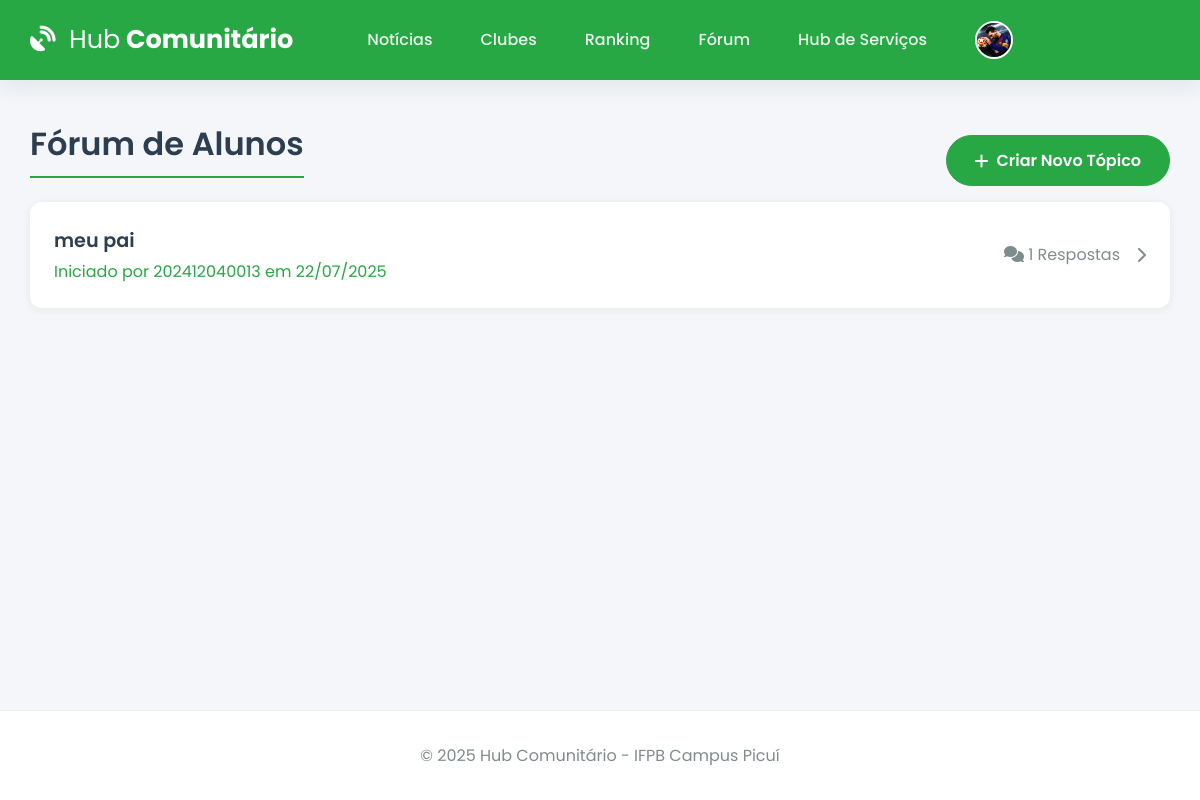
The page /forum (signed in) on the database its author committed.
### app.py (models this page shows, shortened)
class User(db.Model):
    id = db.Column(db.Integer, primary_key=True)
    email = db.Column(db.String(120), unique=True, nullable=False)
    username = db.Column(db.String(12), unique=True, nullable=False)
    password_hash = db.Column(db.String(256), nullable=False)
    image_file = db.Column(db.String(100), nullable=False, default='default.jpg')
    eventos_inscritos = db.relationship('Evento', secondary=inscricao_evento_tabela, back_populates='alunos_inscritos', lazy='dynamic')
    clubes_membro = db.relationship('Clube', secondary=membros_clube_tabela, back_populates='membros', lazy='dynamic')
    topicos_criados = db.relationship('ForumTopico', backref='autor', lazy='dynamic', cascade="all, delete-orphan")
    posts_criados = db.relationship('ForumPost', backref='autor', lazy='dynamic', cascade="all, delete-orphan")

class ForumTopico(db.Model):
    id = db.Column(db.Integer, primary_key=True)
    titulo = db.Column(db.String(200), nullable=False)
    conteudo = db.Column(db.Text, nullable=False)
    data_criacao = db.Column(db.DateTime, nullable=False, default=lambda: datetime.now(timezone.utc))
    user_id = db.Column(db.Integer, db.ForeignKey('user.id'), nullable=False)
    posts = db.relationship('ForumPost', backref='topico', lazy='dynamic', cascade="all, delete-orphan")

### app.py (the view)
@app.route('/forum')
@login_required
def forum():
    topicos = ForumTopico.query.order_by(ForumTopico.data_criacao.desc()).all()
    return render_template('forum.html', topicos=topicos)

### app.py (called while the page is built)
@app.before_request
def load_logged_in_user():
    user_id = session.get('user_id')
    g.user = User.query.get(user_id) if user_id else None
    if user_id and g.user is None:
        session.clear()

def login_required(f):
    @wraps(f)
    def decorated_function(*args, **kwargs):
        if g.user is None:
            flash('Você precisa fazer login para acessar esta página.', 'warning')
            return redirect(url_for('login'))
        return f(*args, **kwargs)
    return decorated_function

@app.context_processor
def inject_user_and_year():
    return dict(current_user_data=g.user, current_year=datetime.now(timezone.utc).year)

### templates/forum.html (shortened to what this page needs)
{% extends 'base.html' %}
{% block content %}
    <div class="page-header-container">
        <h1 class="page-header">Fórum de Alunos</h1>
        <a href="{{ url_for('criar_topico') }}" class="btn"><i class="fas fa-plus"></i> Criar Novo Tópico</a>
    </div>
    <div class="forum-list">
        {% for topico in topicos %}
            <a href="{{ url_for('detalhe_topico', topico_id=topico.id) }}" class="card topic-item">
                <div class="topic-main">
                    <h4>{{ topico.titulo }}</h4>
                    <p class="text-muted">Iniciado por {{ topico.autor.username }} em {{ topico.data_criacao.strftime('%d/%m/%Y') }}</p>
                </div>
                <div class="topic-meta">
                    <span><i class="fas fa-comments"></i> {{ topico.posts.count() }} Respostas</span>
                    <i class="fas fa-chevron-right"></i>
                </div>
            </a>
        {% else %}
            <div class="card empty-state">
                <p>Nenhum tópico no fórum ainda. Seja o primeiro a criar um!</p>
            </div>
        {% endfor %}
    </div>
{% endblock %}

### templates/base.html (shortened to what this page needs)
<!DOCTYPE html>
<html lang="pt-br">
<head>
    <link rel="stylesheet" href="https://cdnjs.cloudflare.com/ajax/libs/font-awesome/6.5.2/css/all.min.css" />
    <link rel="stylesheet" href="{{ url_for('static', filename='css/style.css') }}">
</head>
<body>
    <header class="header">
        <div class="container">
            <nav class="navbar">
                <a class="navbar-brand" href="{{ url_for('noticias') if current_user_data else url_for('login') }}">
                    <i class="fas fa-satellite-dish"></i> <strong>Hub</strong> Comunitário
                </a>
                <div class="nav-links" id="nav-links">
                    {% if current_user_data %}
                        <a class="nav-item" href="{{ url_for('noticias') }}">Notícias</a>
                        <a class="nav-item" href="{{ url_for('clubes') }}">Clubes</a>
                        <a class="nav-item" href="{{ url_for('ranking') }}">Ranking</a>
                        <a class="nav-item" href="{{ url_for('forum') }}">Fórum</a>
                        <a class="nav-item" href="{{ url_for('hub_servicos') }}">Hub de Serviços</a>
                        <div class="nav-item user-menu">
                             <a class="user-menu-trigger" href="#">
                                 <img src="{{ url_for('static', filename='profile_pics/' + current_user_data.image_file) }}" class="nav-profile-image">
                                 <span>{{ current_user_data.username }}</span> <i class="fas fa-chevron-down dropdown-icon"></i>
                            </a>
                        </div>
                    {% else %}
                        <a href="{{ url_for('login') }}" class="nav-item">Entrar</a>
                        <a href="{{ url_for('register') }}" class="nav-item btn btn-outline">Registar</a>
                    {% endif %}
                </div>
            </nav>
        </div>
    </header>
    <main class="container">
        {% block content %}{% endblock %}
    </main>
    <footer class="footer">
        <p>&copy; {{ current_year }} Hub Comunitário - IFPB Campus Picuí</p>
    </footer>
</body>
</html>

### static/css/style.css (style rules this page uses)
:root { --ifpb-green: #28a745; --ifpb-green-dark: #218838; --dark-blue: #2c3e50; --light-gray: #ecf0f1; --medium-gray: #bdc3c7; --text-color: #34495e; --light-text: #7f8c8d; --background-color: #f4f6f9; --surface-color: #ffffff; --border-color: #e9ecef; --font-family-base: 'Poppins', sans-serif; --shadow-sm: 0 2px 8px rgba(44, 62, 80, 0.07); --shadow-md: 0 5px 20px rgba(44, 62, 80, 0.1); --border-radius: 12px; }
* { box-sizing: border-box; margin: 0; padding: 0; }
html { height: 100%; }
body { font-family: var(--font-family-base); background-color: var(--background-color); color: var(--text-color); display: flex; flex-direction: column; min-height: 100%; }
.container { width: 95%; max-width: 1200px; margin: 0 auto; }
main.container { flex-grow: 1; padding-top: 2.5rem; padding-bottom: 2.5rem; }
h1, h2, h3, h4 { font-weight: 600; color: var(--dark-blue); margin-bottom: 1.5rem; }
a { color: var(--ifpb-green); text-decoration: none; transition: color 0.2s; }
.header { background-color: var(--ifpb-green); padding: 0.8rem 0; box-shadow: var(--shadow-md); position: sticky; top: 0; z-index: 1000; }
.navbar { display: flex; justify-content: space-between; align-items: center; }
.navbar-brand { font-weight: 700; font-size: 1.6rem; color: var(--surface-color); }
.navbar-brand i { margin-right: 0.5rem; }
.navbar-brand strong { font-weight: 400; }
.nav-links { display: flex; align-items: center; gap: 1rem; }
.nav-item { color: rgba(255, 255, 255, 0.9); font-weight: 500; padding: 0.5rem 1rem; border-radius: var(--border-radius); transition: background-color 0.2s; }
.nav-profile-image { width: 38px; height: 38px; border-radius: 50%; margin-right: 10px; object-fit: cover; border: 2px solid var(--surface-color); }
.user-menu { position: relative; }
.user-menu-trigger { display: flex; align-items: center; cursor: pointer; }
.user-menu-trigger .dropdown-icon { font-size: 0.8em; margin-left: 0.5rem; transition: transform 0.2s; }
.card { background-color: var(--surface-color); border-radius: var(--border-radius); box-shadow: var(--shadow-sm); transition: all 0.3s ease-in-out; display: flex; flex-direction: column; height: 100%; }
.btn { background-color: var(--ifpb-green); border: 1px solid var(--ifpb-green); color: #fff; font-weight: 600; padding: 0.75rem 1.75rem; border-radius: 50px; transition: all 0.3s ease; cursor: pointer; text-align: center; display: inline-flex; align-items: center; gap: 0.5rem; justify-content: center; }
.page-header { border-bottom: 2px solid var(--ifpb-green); padding-bottom: 0.5rem; }
.page-header-container { display: flex; justify-content: space-between; align-items: center; flex-wrap: wrap; gap: 1rem; }
.forum-list { display: grid; gap: 1rem; }
.topic-item { flex-direction: row; padding: 1.5rem; }
.topic-main { flex-grow: 1; }
.topic-main h4 { margin-bottom: 0.25rem; font-size: 1.2rem; }
.topic-meta { display: flex; align-items: center; gap: 1rem; color: var(--light-text); text-align: right; }
.footer { padding: 2rem 0; background-color: var(--surface-color); text-align: center; margin-top: auto; border-top: 1px solid var(--border-color); }
.footer p { margin: 0; color: var(--light-text); }

### rows shown on the page
User: image_file (picture)
ForumTopico: titulo "meu pai", autor.username "202412040013", data_criacao "22/07/2025", posts.count "1"
